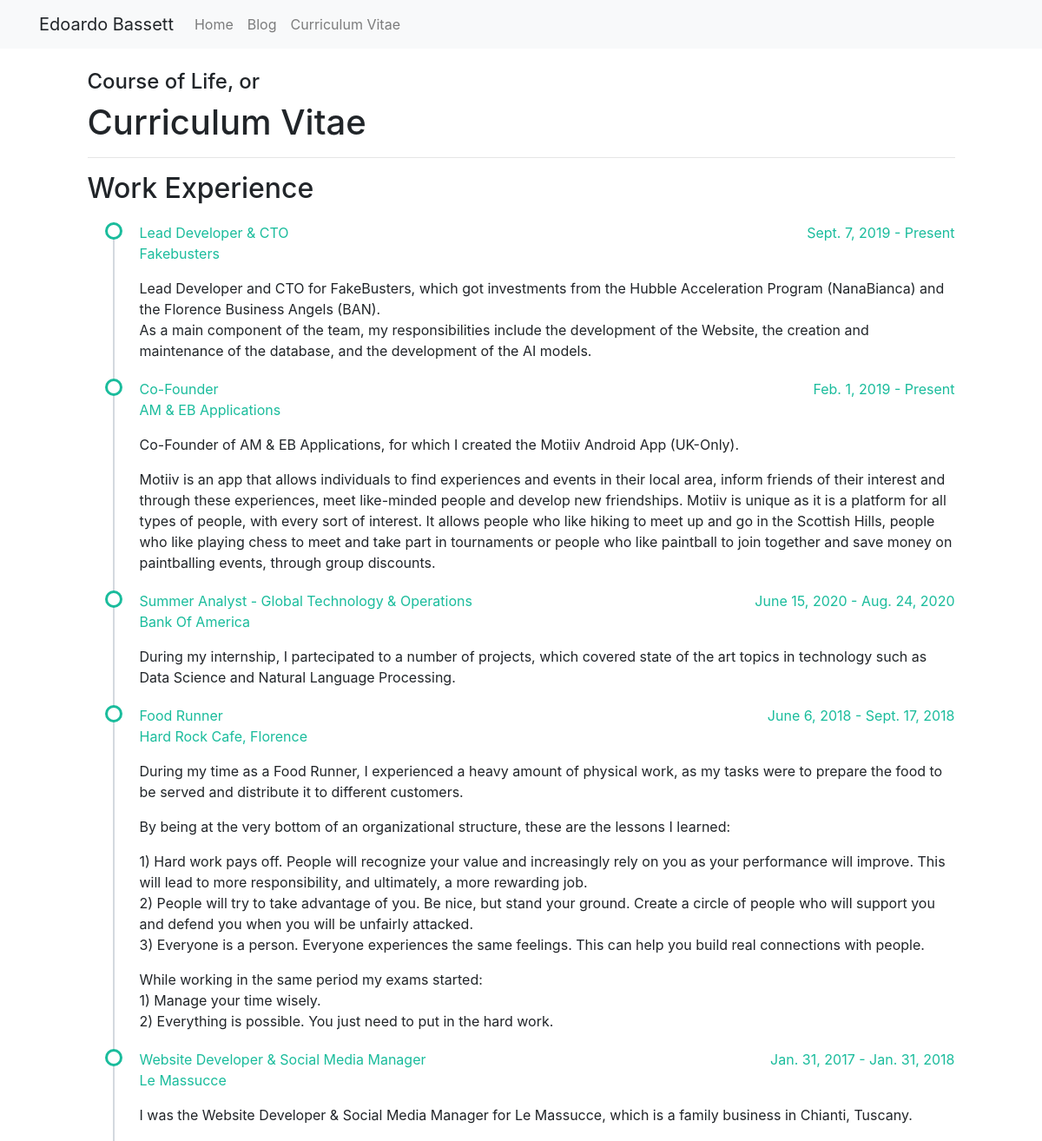
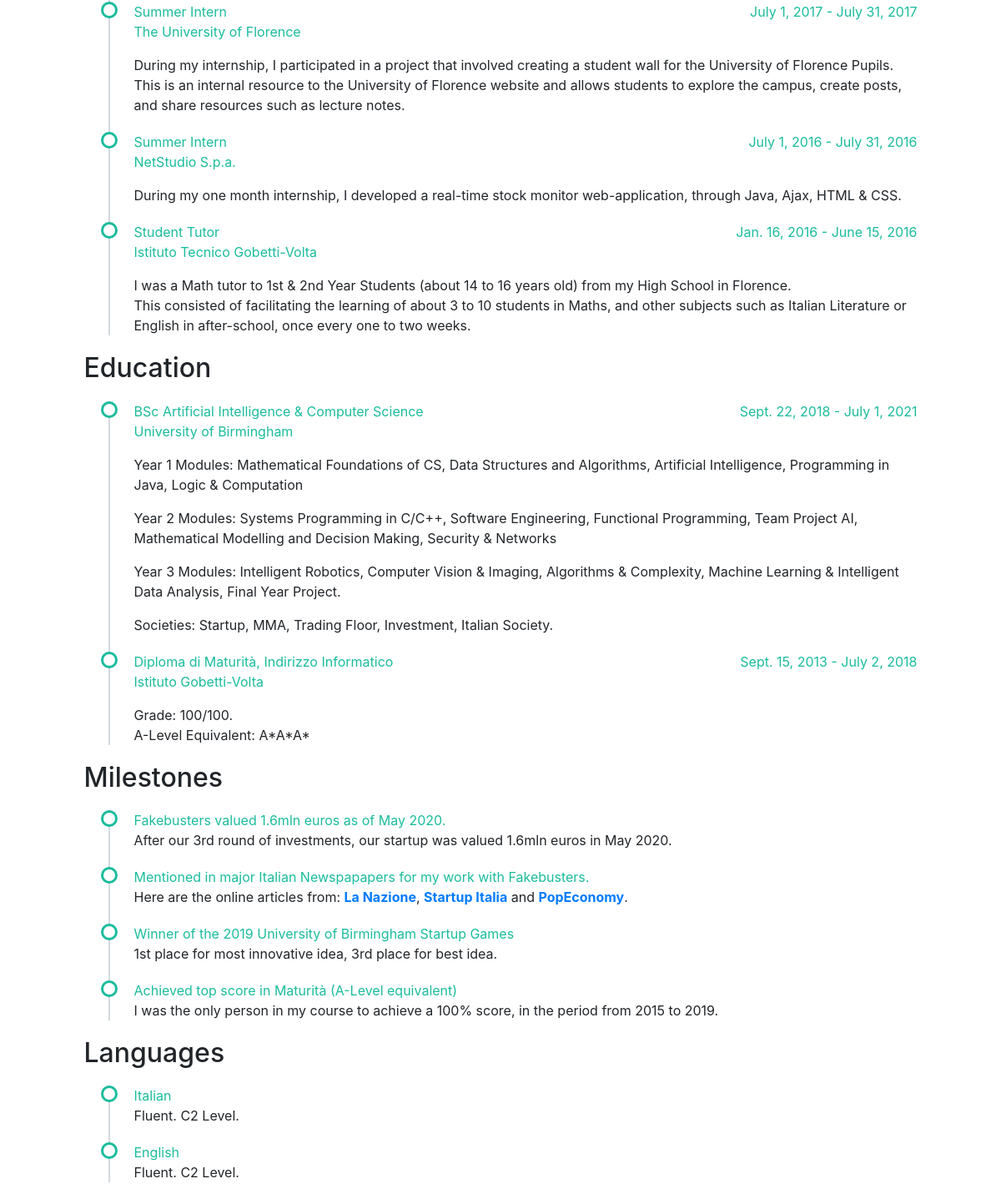
The app's page /cv/ with its own data (2 pictures, top to bottom).
### cv/models.py (models this page shows, shortened)
class Field(models.Model):
    name = models.TextField()
    start_date = models.DateField()
    end_date = models.DateField(blank=True, null=True)
    sub = models.TextField()
    description = models.TextField()
    url = models.URLField(blank=True)
    category = models.TextField(default='work-experience')

### cv/views.py (the view)
# urls.py: path('', views.cv, name='cv'),
def cv(request):
    work_experience = Field.objects.filter(category="work-experience").order_by(F('end_date').desc(nulls_first=True), '-start_date')
    education = Field.objects.filter(category="education").order_by(F('end_date').desc(nulls_first=True), '-start_date')
    milestones = Field.objects.filter(category="milestones").order_by(F('end_date').desc(nulls_first=True), '-start_date')
    languages = Field.objects.filter(category="languages").order_by(F('end_date').desc(nulls_first=True), '-start_date')
    return render(request, 'cv.html', {'work_experience' : work_experience, 'education' : education, 'milestones' : milestones, 'languages' : languages})

### cv/templates/cv.html
{% extends 'base.html' %}
{% block page_content %}
                    <div class="mx-auto mt-4" style="width: 90%;">
                        <h4>Course of Life, or</h4>
                        <h1>Curriculum Vitae</h1>
                        <hr>
                        <h2>Work Experience</h2>
                        <ul class="timeline">
                            {% block work_content %}
                                {% for field in work_experience %}
                                    <li>
                                        {% if field.url %}
                                        <a target="_blank" href="{{ field.url }}">{{ field.name }}</a>
                                        {% else %}
                                        <a style="color: #1abc9c">{{ field.name }}</a>
                                        {% endif %}
                                        <a style="color: #1abc9c" class="float-right">{{ field.start_date }} - {% if field.end_date %}
                                            {{ field.end_date }} {% else %} Present {% endif %}</a>
                                        <p style="color: #1abc9c">{{ field.sub }}</p>
                                        <p>{{ field.description|linebreaks }}</p>
                                    </li>
                                {% endfor %}
                            {% endblock %}
                        </ul>
                        <h2>Education</h2>
                        <ul class="timeline">
                            {% block education_content %}
                                {% for field in education %}
                                    <li>
                                        {% if field.url %}
                                        <a target="_blank" href="{{ field.url }}">{{ field.name }}</a>
                                        {% else %}
                                        <a style="color: #1abc9c">{{ field.name }}</a>
                                        {% endif %}
                                        <a style="color: #1abc9c" class="float-right">{{ field.start_date }} - {% if field.end_date %}
                                            {{ field.end_date }} {% else %} Present {% endif %}</a>
                                        <p style="color: #1abc9c">{{ field.sub }}</p>
                                        <p>{{ field.description|linebreaks }}</p>
                                    </li>
                                {% endfor %}
                            {% endblock %}
                        </ul>
                        <h2>Milestones</h2>
                        <ul class="timeline">
                            {% block milestone_content %}
                                <li>
                                    <a style="color: #1abc9c">Fakebusters valued 1.6mln euros as of May 2020.</a>
                                    <p>After our 3rd round of investments, our startup was valued 1.6mln euros in May 2020.</p>
                                </li>
                                <li>
                                    <a style="color: #1abc9c">Mentioned in major Italian Newspapapers for my work with Fakebusters.</a>
                                    <p> Here are the online articles from: <a href="https://www.lanazione.it/cronaca/fake-news-come-difendersi-e-capire-le-notizie-vere-1.5127126"><b>La Nazione</b></a>, <a href="https://startupitalia.eu/128590-20200430-sbugiardare-bufala-grazie-link-ci-pensa-algoritmo-fakebusters"><b>Startup Italia</b></a> and <a href="https://www.popeconomy.tv/video/motore-anti-bufale-coronavirus?fbclid=IwAR3O_U1g9_QD23KMzJtyOtzfwjny4fyGSgmOgYeBbQ-q15xdmnFZ2nS3PnE"><b>PopEconomy</b></a>.</p>
                                </li>
                                <li>
                                    <a style="color: #1abc9c">Winner of the 2019 University of Birmingham Startup Games</a>
                                    <p>1st place for most innovative idea, 3rd place for best idea. </p>
                                </li>
                                 <li>
                                    <a style="color: #1abc9c">Achieved top score in Maturità (A-Level equivalent)</a>
                                    <p>I was the only person in my course to achieve a 100% score, in the period from 2015 to 2019.</p>
                                </li>
                            {% endblock %}
                        </ul>
                        <h2>Languages</h2>
                        <ul class="timeline">
                            {% block language_content %}
                                    <li>
                                        <a style="color: #1abc9c"> Italian</a>
                                        <p> Fluent. C2 Level.</p>
                                    </li>
                                    <li>
                                        <a style="color: #1abc9c"> English</a>
                                        <p > Fluent. C2 Level.</p>
                                    </li>
                            {% endblock %}
                        </ul>
                    </div>
{% endblock %}

### static/css/custom.css (style rules this page uses)
ul.timeline { list-style-type: none; position: relative; }
ul.timeline:before { content: ' '; background: #d4d9df; display: inline-block; position: absolute; left: 29px; width: 2px; height: 100%; z-index: 400; }
ul.timeline > li { margin: 20px 0; padding-left: 20px; }
ul.timeline > li:before { content: ' '; background: white; display: inline-block; position: absolute; border-radius: 50%; border: 3px solid #1abc9c; left: 20px; width: 20px; height: 20px; z-index: 400; }

### records on screen
Field: name "Lead Developer & CTO", start_date "Sept. 7, 2019", shows "Present", sub "Fakebusters", description "Lead Developer and CTO for FakeBusters, which got investments from the Hubble Acceleration Program (NanaBianca) and the Florence Business Angels (BAN). As a main component of the team, my responsibilities include the development of the Website, the creation and maintenance of the database, and the development of the AI models."
Field: name "Co-Founder", start_date "Feb. 1, 2019", shows "Present", sub "AM & EB Applications", description "Co-Founder of AM & EB Applications, for which I created the Motiiv Android App (UK-Only). Motiiv is an app that allows individuals to find experiences and events in their local area, inform friends of their interest and through these experiences, meet like-minded people and develop new friendships. Motiiv is unique as it is a platform for all types of people, with every sort of interest. It allows people who like hiking to meet up and go in the Scottish Hills, people who like playing chess to meet and take part in tournaments or people who like paintball to join together and save money on paintballing events, through group discounts."
Field: name "Summer Analyst - Global Technology & Operations", start_date "June 15, 2020", end_date "Aug. 24, 2020", sub "Bank Of America", description "During my internship, I partecipated to a number of projects, which covered state of the art topics in technology such as Data Science and Natural Language Processing."
Field: name "Food Runner", start_date "June 6, 2018", end_date "Sept. 17, 2018", sub "Hard Rock Cafe, Florence", description "During my time as a Food Runner, I experienced a heavy amount of physical work, as my tasks were to prepare the food to be served and distribute it to different customers. By being at the very bottom of an organizational structure, these are the lessons I learned: 1) Hard work pays off. People will recognize your value and increasingly rely on you as your performance will improve. This will lead to more responsibility, and ultimately, a more rewarding job. 2) People will try to take advantage of you. Be nice, but stand your ground. Create a circle of people who will support you and defend you when you will be unfairly attacked. 3) Everyone is a person. Everyone experiences the same…"
Field: name "Website Developer & Social Media Manager", start_date "Jan. 31, 2017", end_date "Jan. 31, 2018", sub "Le Massucce", description "I was the Website Developer & Social Media Manager for Le Massucce, which is a family business in Chianti, Tuscany."
Field: name "Summer Intern", start_date "July 1, 2017", end_date "July 31, 2017", sub "The University of Florence", description "During my internship, I participated in a project that involved creating a student wall for the University of Florence Pupils. This is an internal resource to the University of Florence website and allows students to explore the campus, create posts, and share resources such as lecture notes."
Field: name "Summer Intern", start_date "July 1, 2016", end_date "July 31, 2016", sub "NetStudio S.p.a.", description "During my one month internship, I developed a real-time stock monitor web-application, through Java, Ajax, HTML & CSS."
Field: name "Student Tutor", start_date "Jan. 16, 2016", end_date "June 15, 2016", sub "Istituto Tecnico Gobetti-Volta", description "I was a Math tutor to 1st & 2nd Year Students (about 14 to 16 years old) from my High School in Florence. This consisted of facilitating the learning of about 3 to 10 students in Maths, and other subjects such as Italian Literature or English in after-school, once every one to two weeks."
Field: name "BSc Artificial Intelligence & Computer Science", start_date "Sept. 22, 2018", end_date "July 1, 2021", sub "University of Birmingham", description "Year 1 Modules: Mathematical Foundations of CS, Data Structures and Algorithms, Artificial Intelligence, Programming in Java, Logic & Computation Year 2 Modules: Systems Programming in C/C++, Software Engineering, Functional Programming, Team Project AI, Mathematical Modelling and Decision Making, Security & Networks Year 3 Modules: Intelligent Robotics, Computer Vision & Imaging, Algorithms & Complexity, Machine Learning & Intelligent Data Analysis, Final Year Project. Societies: Startup, MMA, Trading Floor, Investment, Italian Society."
Field: name "Diploma di Maturità, Indirizzo Informatico", start_date "Sept. 15, 2013", end_date "July 2, 2018", sub "Istituto Gobetti-Volta", description "Grade: 100/100. A-Level Equivalent: A*A*A*"
